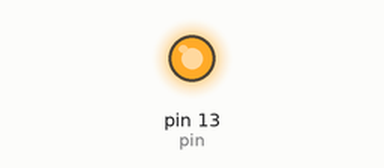
A sketch run on a simulated Arduino Uno, built with avr-gcc and run on an emulated ATmega328P. Shown: output pins drawn as LEDs (lit = HIGH).

Above: at 0.48 s.
At 4.7 s:
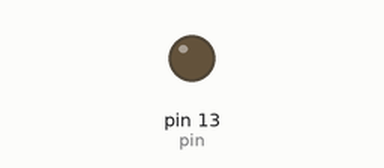
Timing chart, 0 to 6.4 s (numbered marks = the images above):
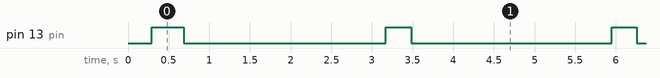

Measured:
- by itself, pin 13 (pin): alternates HIGH for 0.31 s and LOW for 2.5 s

The sketch:

onecell.ino
```cpp
/* Written by Tom McCall
    July 18th 2017    */

#include <stdio.h>
#include <math.h>

float iInj = 20.0; // Injected current
float tstep = 0.01; // time step
float nSteps = 2000.0; // length of simulation (in ms)

float gBarK = 36.0; // mS/cm^2, maximum potassium conductance
float gBarNa = 120.0; // mS/cm^2, maximum sodium conductance
float gM = 0.3; // mS/cm^2, membrane conductance
float eK = -77.0; // mV, potassium reversal potential
float eNa = 50.0; // mV, sodium reversal potential
float vRest = -54.4; // mV, resting membrane potential

float v = -65.00;
float n = 0.3177;
float m = 0.0529;
float h = 0.5961;
int threshold = 20;
int pin = 13;

void ap() {
  // Potassium current
  float alphan = 0.01 * (v + 55.) / (1 - exp(-(v + 55.) / 10.));
  float betan = 0.125 * exp(-(v + 65) / 80);

  // Sodium current
  float alpham = 0.1 * (v + 40) / (1 - exp(-(v + 40) / 10));
  float betam = 4 * exp(-(v + 65) / 18);
  float alphah = 0.07 * exp(-(v + 65) / 20);
  float betah = 1 / (1 + exp(-(v + 35) / 10));

  // Differential equations
  float dn = (alphan * (1.0 - n)) - (betan*n);
  float dm = alpham * (1.0 - m) - betam * m;
  float dh = alphah * (1.0 - h) - betah * h;
  float dv = -gBarNa * pow(m,3) * h * (v - eNa) - gBarK * pow(n,4) * (v - eK) - gM * (v - vRest) + iInj;

  // Euler integration updates
  n += (dn * tstep);
  m += (dm * tstep);
  h += (dh * tstep);
  v += (dv * tstep);

  /*if (v >= threshold) {
    digitalWrite(pin, HIGH);
    //exit(0); // Uncomment to exit after one spike
  } else {
    digitalWrite(pin, LOW);
  } */

  // analogWrite() only uses values 0-255, so
  // we need to map the min and max voltages to
  // 0 and 255, respectively
  float val = map(v, -75.00, 40, 0, 255);

  // Then write val to the output LED pin
  analogWrite(pin, val);
}

void setup() {
  // put your setup code here, to run once
  pinMode(pin, OUTPUT);
  Serial.begin(9600);
}

void loop() {
  ap();
}
```
